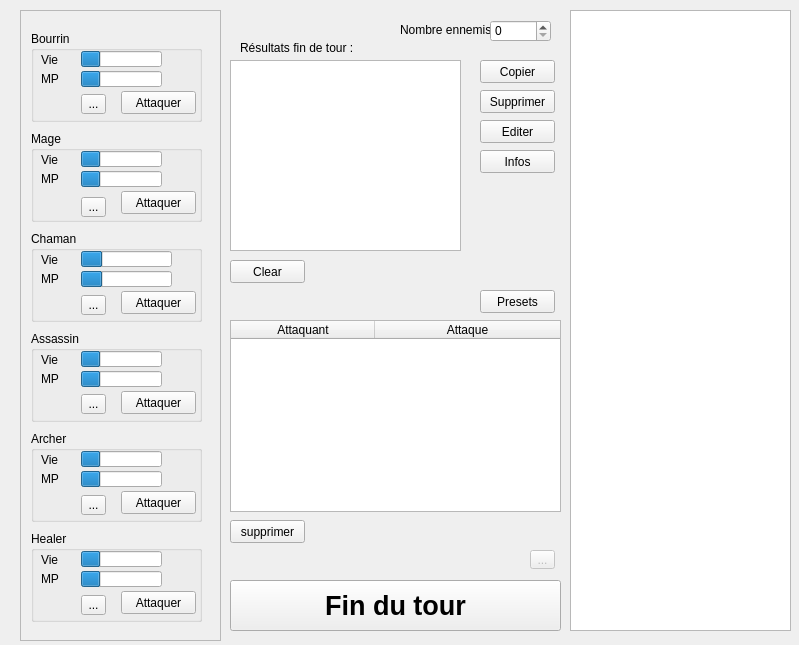
<?xml version="1.0" encoding="UTF-8"?>
<ui version="4.0">
 <class>Combat</class>
 <widget class="QWidget" name="Combat">
  <property name="geometry">
   <rect>
    <x>0</x>
    <y>0</y>
    <width>799</width>
    <height>645</height>
   </rect>
  </property>
  <property name="windowTitle">
   <string>Form</string>
  </property>
  <widget class="QTableWidget" name="ennemyTable">
   <property name="geometry">
    <rect>
     <x>570</x>
     <y>10</y>
     <width>221</width>
     <height>621</height>
    </rect>
   </property>
   <property name="editTriggers">
    <set>QAbstractItemView::NoEditTriggers</set>
   </property>
   <property name="tabKeyNavigation">
    <bool>false</bool>
   </property>
   <property name="showDropIndicator" stdset="0">
    <bool>false</bool>
   </property>
   <property name="dragDropOverwriteMode">
    <bool>false</bool>
   </property>
   <attribute name="horizontalHeaderVisible">
    <bool>false</bool>
   </attribute>
   <attribute name="horizontalHeaderCascadingSectionResizes">
    <bool>true</bool>
   </attribute>
   <attribute name="horizontalHeaderDefaultSectionSize">
    <number>100</number>
   </attribute>
   <attribute name="horizontalHeaderStretchLastSection">
    <bool>true</bool>
   </attribute>
   <attribute name="verticalHeaderVisible">
    <bool>false</bool>
   </attribute>
   <column>
    <property name="text">
     <string>test</string>
    </property>
   </column>
  </widget>
  <widget class="QLabel" name="label">
   <property name="geometry">
    <rect>
     <x>400</x>
     <y>20</y>
     <width>91</width>
     <height>20</height>
    </rect>
   </property>
   <property name="text">
    <string>Nombre ennemis :</string>
   </property>
  </widget>
  <widget class="QSpinBox" name="ennemyCount">
   <property name="geometry">
    <rect>
     <x>490</x>
     <y>20</y>
     <width>61</width>
     <height>22</height>
    </rect>
   </property>
   <property name="maximum">
    <number>100</number>
   </property>
   <property name="singleStep">
    <number>1</number>
   </property>
   <property name="value">
    <number>0</number>
   </property>
  </widget>
  <widget class="QScrollArea" name="ScrollPersos">
   <property name="geometry">
    <rect>
     <x>20</x>
     <y>10</y>
     <width>201</width>
     <height>631</height>
    </rect>
   </property>
   <property name="widgetResizable">
    <bool>true</bool>
   </property>
   <widget class="QWidget" name="persoBox">
    <property name="geometry">
     <rect>
      <x>0</x>
      <y>0</y>
      <width>199</width>
      <height>629</height>
     </rect>
    </property>
    <widget class="QGroupBox" name="bourrinBox">
     <property name="geometry">
      <rect>
       <x>10</x>
       <y>20</y>
       <width>171</width>
       <height>91</height>
      </rect>
     </property>
     <property name="title">
      <string>Bourrin</string>
     </property>
     <widget class="QProgressBar" name="lifeBourrin">
      <property name="geometry">
       <rect>
        <x>50</x>
        <y>20</y>
        <width>81</width>
        <height>16</height>
       </rect>
      </property>
      <property name="value">
       <number>24</number>
      </property>
      <property name="textVisible">
       <bool>false</bool>
      </property>
     </widget>
     <widget class="QLabel" name="label_2">
      <property name="geometry">
       <rect>
        <x>10</x>
        <y>22</y>
        <width>47</width>
        <height>13</height>
       </rect>
      </property>
      <property name="text">
       <string>Vie</string>
      </property>
     </widget>
     <widget class="QProgressBar" name="mpBourrin">
      <property name="geometry">
       <rect>
        <x>50</x>
        <y>40</y>
        <width>81</width>
        <height>16</height>
       </rect>
      </property>
      <property name="value">
       <number>24</number>
      </property>
      <property name="textVisible">
       <bool>false</bool>
      </property>
     </widget>
     <widget class="QPushButton" name="bourrinAttaque">
      <property name="geometry">
       <rect>
        <x>90</x>
        <y>60</y>
        <width>75</width>
        <height>23</height>
       </rect>
      </property>
      <property name="text">
       <string>Attaquer</string>
      </property>
     </widget>
     <widget class="QLabel" name="label_3">
      <property name="geometry">
       <rect>
        <x>10</x>
        <y>41</y>
        <width>47</width>
        <height>13</height>
       </rect>
      </property>
      <property name="text">
       <string>MP</string>
      </property>
     </widget>
     <widget class="QLabel" name="warningBourrin">
      <property name="enabled">
       <bool>false</bool>
      </property>
      <property name="geometry">
       <rect>
        <x>10</x>
        <y>60</y>
        <width>47</width>
        <height>31</height>
       </rect>
      </property>
      <property name="text">
       <string/>
      </property>
      <property name="pixmap">
       <pixmap>../code/dossier sauvegarde/save/warning.png</pixmap>
      </property>
     </widget>
     <widget class="QToolButton" name="bourrinInfos">
      <property name="geometry">
       <rect>
        <x>50</x>
        <y>63</y>
        <width>25</width>
        <height>20</height>
       </rect>
      </property>
      <property name="text">
       <string>...</string>
      </property>
     </widget>
    </widget>
    <widget class="QGroupBox" name="mageBox">
     <property name="geometry">
      <rect>
       <x>10</x>
       <y>120</y>
       <width>171</width>
       <height>91</height>
      </rect>
     </property>
     <property name="title">
      <string>Mage</string>
     </property>
     <widget class="QProgressBar" name="lifeMage">
      <property name="geometry">
       <rect>
        <x>50</x>
        <y>20</y>
        <width>81</width>
        <height>16</height>
       </rect>
      </property>
      <property name="value">
       <number>24</number>
      </property>
      <property name="textVisible">
       <bool>false</bool>
      </property>
     </widget>
     <widget class="QLabel" name="label_4">
      <property name="geometry">
       <rect>
        <x>10</x>
        <y>22</y>
        <width>47</width>
        <height>13</height>
       </rect>
      </property>
      <property name="text">
       <string>Vie</string>
      </property>
     </widget>
     <widget class="QProgressBar" name="mpMage">
      <property name="geometry">
       <rect>
        <x>50</x>
        <y>40</y>
        <width>81</width>
        <height>16</height>
       </rect>
      </property>
      <property name="value">
       <number>24</number>
      </property>
      <property name="textVisible">
       <bool>false</bool>
      </property>
     </widget>
     <widget class="QPushButton" name="mageAttaque">
      <property name="geometry">
       <rect>
        <x>90</x>
        <y>60</y>
        <width>75</width>
        <height>23</height>
       </rect>
      </property>
      <property name="text">
       <string>Attaquer</string>
      </property>
     </widget>
     <widget class="QLabel" name="label_5">
      <property name="geometry">
       <rect>
        <x>10</x>
        <y>41</y>
        <width>47</width>
        <height>13</height>
       </rect>
      </property>
      <property name="text">
       <string>MP</string>
      </property>
     </widget>
     <widget class="QLabel" name="warningMage">
      <property name="enabled">
       <bool>false</bool>
      </property>
      <property name="geometry">
       <rect>
        <x>10</x>
        <y>60</y>
        <width>47</width>
        <height>30</height>
       </rect>
      </property>
      <property name="text">
       <string/>
      </property>
      <property name="pixmap">
       <pixmap>../code/dossier sauvegarde/save/warning.png</pixmap>
      </property>
     </widget>
     <widget class="QToolButton" name="mageInfos">
      <property name="geometry">
       <rect>
        <x>50</x>
        <y>66</y>
        <width>25</width>
        <height>20</height>
       </rect>
      </property>
      <property name="text">
       <string>...</string>
      </property>
     </widget>
    </widget>
    <widget class="QGroupBox" name="chamanBox">
     <property name="geometry">
      <rect>
       <x>10</x>
       <y>220</y>
       <width>171</width>
       <height>91</height>
      </rect>
     </property>
     <property name="title">
      <string>Chaman</string>
     </property>
     <widget class="QProgressBar" name="lifeChaman">
      <property name="geometry">
       <rect>
        <x>50</x>
        <y>20</y>
        <width>91</width>
        <height>16</height>
       </rect>
      </property>
      <property name="value">
       <number>24</number>
      </property>
      <property name="textVisible">
       <bool>false</bool>
      </property>
     </widget>
     <widget class="QLabel" name="label_6">
      <property name="geometry">
       <rect>
        <x>10</x>
        <y>22</y>
        <width>47</width>
        <height>13</height>
       </rect>
      </property>
      <property name="text">
       <string>Vie</string>
      </property>
     </widget>
     <widget class="QProgressBar" name="mpChaman">
      <property name="geometry">
       <rect>
        <x>50</x>
        <y>40</y>
        <width>91</width>
        <height>16</height>
       </rect>
      </property>
      <property name="value">
       <number>24</number>
      </property>
      <property name="textVisible">
       <bool>false</bool>
      </property>
     </widget>
     <widget class="QPushButton" name="chamanAttaque">
      <property name="geometry">
       <rect>
        <x>90</x>
        <y>60</y>
        <width>75</width>
        <height>23</height>
       </rect>
      </property>
      <property name="text">
       <string>Attaquer</string>
      </property>
     </widget>
     <widget class="QLabel" name="label_7">
      <property name="geometry">
       <rect>
        <x>10</x>
        <y>41</y>
        <width>47</width>
        <height>13</height>
       </rect>
      </property>
      <property name="text">
       <string>MP</string>
      </property>
     </widget>
     <widget class="QLabel" name="warningChaman">
      <property name="enabled">
       <bool>false</bool>
      </property>
      <property name="geometry">
       <rect>
        <x>10</x>
        <y>60</y>
        <width>47</width>
        <height>30</height>
       </rect>
      </property>
      <property name="text">
       <string/>
      </property>
      <property name="pixmap">
       <pixmap>../code/dossier sauvegarde/save/warning.png</pixmap>
      </property>
     </widget>
     <widget class="QToolButton" name="chamanInfos">
      <property name="geometry">
       <rect>
        <x>50</x>
        <y>64</y>
        <width>25</width>
        <height>20</height>
       </rect>
      </property>
      <property name="text">
       <string>...</string>
      </property>
     </widget>
    </widget>
    <widget class="QGroupBox" name="assassinBox">
     <property name="geometry">
      <rect>
       <x>10</x>
       <y>320</y>
       <width>171</width>
       <height>91</height>
      </rect>
     </property>
     <property name="title">
      <string>Assassin</string>
     </property>
     <widget class="QProgressBar" name="lifeAssassin">
      <property name="geometry">
       <rect>
        <x>50</x>
        <y>20</y>
        <width>81</width>
        <height>16</height>
       </rect>
      </property>
      <property name="value">
       <number>24</number>
      </property>
      <property name="textVisible">
       <bool>false</bool>
      </property>
     </widget>
     <widget class="QLabel" name="label_10">
      <property name="geometry">
       <rect>
        <x>10</x>
        <y>22</y>
        <width>47</width>
        <height>13</height>
       </rect>
      </property>
      <property name="text">
       <string>Vie</string>
      </property>
     </widget>
     <widget class="QProgressBar" name="mpAssassin">
      <property name="geometry">
       <rect>
        <x>50</x>
        <y>40</y>
        <width>81</width>
        <height>16</height>
       </rect>
      </property>
      <property name="value">
       <number>24</number>
      </property>
      <property name="textVisible">
       <bool>false</bool>
      </property>
     </widget>
     <widget class="QPushButton" name="assassinAttaque">
      <property name="geometry">
       <rect>
        <x>90</x>
        <y>60</y>
        <width>75</width>
        <height>23</height>
       </rect>
      </property>
      <property name="text">
       <string>Attaquer</string>
      </property>
     </widget>
     <widget class="QLabel" name="label_11">
      <property name="geometry">
       <rect>
        <x>10</x>
        <y>41</y>
        <width>47</width>
        <height>13</height>
       </rect>
      </property>
      <property name="text">
       <string>MP</string>
      </property>
     </widget>
     <widget class="QLabel" name="warningAssassin">
      <property name="enabled">
       <bool>false</bool>
      </property>
      <property name="geometry">
       <rect>
        <x>10</x>
        <y>60</y>
        <width>47</width>
        <height>30</height>
       </rect>
      </property>
      <property name="text">
       <string/>
      </property>
      <property name="pixmap">
       <pixmap>../code/dossier sauvegarde/save/warning.png</pixmap>
      </property>
     </widget>
     <widget class="QToolButton" name="assassinInfos">
      <property name="geometry">
       <rect>
        <x>50</x>
        <y>63</y>
        <width>25</width>
        <height>20</height>
       </rect>
      </property>
      <property name="text">
       <string>...</string>
      </property>
     </widget>
    </widget>
    <widget class="QGroupBox" name="archerBox">
     <property name="geometry">
      <rect>
       <x>10</x>
       <y>420</y>
       <width>171</width>
       <height>91</height>
      </rect>
     </property>
     <property name="title">
      <string>Archer</string>
     </property>
     <widget class="QProgressBar" name="lifeArcher">
      <property name="geometry">
       <rect>
        <x>50</x>
        <y>20</y>
        <width>81</width>
        <height>16</height>
       </rect>
      </property>
      <property name="value">
       <number>24</number>
      </property>
      <property name="textVisible">
       <bool>false</bool>
      </property>
     </widget>
     <widget class="QLabel" name="label_14">
      <property name="geometry">
       <rect>
        <x>10</x>
        <y>22</y>
        <width>47</width>
        <height>13</height>
       </rect>
      </property>
      <property name="text">
       <string>Vie</string>
      </property>
     </widget>
     <widget class="QProgressBar" name="mpAssassin_3">
      <property name="geometry">
       <rect>
        <x>50</x>
        <y>40</y>
        <width>81</width>
        <height>16</height>
       </rect>
      </property>
      <property name="value">
       <number>24</number>
      </property>
      <property name="textVisible">
       <bool>false</bool>
      </property>
     </widget>
     <widget class="QPushButton" name="archerAttaque">
      <property name="geometry">
       <rect>
        <x>90</x>
        <y>60</y>
        <width>75</width>
        <height>23</height>
       </rect>
      </property>
      <property name="text">
       <string>Attaquer</string>
      </property>
     </widget>
     <widget class="QLabel" name="label_15">
      <property name="geometry">
       <rect>
        <x>10</x>
        <y>41</y>
        <width>47</width>
        <height>13</height>
       </rect>
      </property>
      <property name="text">
       <string>MP</string>
      </property>
     </widget>
     <widget class="QLabel" name="warningArcher">
      <property name="enabled">
       <bool>false</bool>
      </property>
      <property name="geometry">
       <rect>
        <x>10</x>
        <y>60</y>
        <width>47</width>
        <height>30</height>
       </rect>
      </property>
      <property name="text">
       <string/>
      </property>
      <property name="pixmap">
       <pixmap>../code/dossier sauvegarde/save/warning.png</pixmap>
      </property>
     </widget>
     <widget class="QToolButton" name="ArcherInfos">
      <property name="geometry">
       <rect>
        <x>50</x>
        <y>64</y>
        <width>25</width>
        <height>20</height>
       </rect>
      </property>
      <property name="text">
       <string>...</string>
      </property>
     </widget>
    </widget>
    <widget class="QGroupBox" name="healerBox">
     <property name="geometry">
      <rect>
       <x>10</x>
       <y>520</y>
       <width>171</width>
       <height>91</height>
      </rect>
     </property>
     <property name="title">
      <string>Healer</string>
     </property>
     <widget class="QProgressBar" name="lifeHealer">
      <property name="geometry">
       <rect>
        <x>50</x>
        <y>20</y>
        <width>81</width>
        <height>16</height>
       </rect>
      </property>
      <property name="value">
       <number>24</number>
      </property>
      <property name="textVisible">
       <bool>false</bool>
      </property>
     </widget>
     <widget class="QLabel" name="label_20">
      <property name="geometry">
       <rect>
        <x>10</x>
        <y>22</y>
        <width>47</width>
        <height>13</height>
       </rect>
      </property>
      <property name="text">
       <string>Vie</string>
      </property>
     </widget>
     <widget class="QProgressBar" name="mpHealer">
      <property name="geometry">
       <rect>
        <x>50</x>
        <y>40</y>
        <width>81</width>
        <height>16</height>
       </rect>
      </property>
      <property name="value">
       <number>24</number>
      </property>
      <property name="textVisible">
       <bool>false</bool>
      </property>
     </widget>
     <widget class="QPushButton" name="healerAttaque">
      <property name="geometry">
       <rect>
        <x>90</x>
        <y>60</y>
        <width>75</width>
        <height>23</height>
       </rect>
      </property>
      <property name="text">
       <string>Attaquer</string>
      </property>
     </widget>
     <widget class="QLabel" name="label_21">
      <property name="geometry">
       <rect>
        <x>10</x>
        <y>41</y>
        <width>47</width>
        <height>13</height>
       </rect>
      </property>
      <property name="text">
       <string>MP</string>
      </property>
     </widget>
     <widget class="QLabel" name="warningHealer">
      <property name="enabled">
       <bool>false</bool>
      </property>
      <property name="geometry">
       <rect>
        <x>10</x>
        <y>60</y>
        <width>47</width>
        <height>30</height>
       </rect>
      </property>
      <property name="text">
       <string/>
      </property>
      <property name="pixmap">
       <pixmap>../code/dossier sauvegarde/save/warning.png</pixmap>
      </property>
     </widget>
     <widget class="QToolButton" name="healerInfos">
      <property name="geometry">
       <rect>
        <x>50</x>
        <y>64</y>
        <width>25</width>
        <height>20</height>
       </rect>
      </property>
      <property name="text">
       <string>...</string>
      </property>
     </widget>
    </widget>
   </widget>
  </widget>
  <widget class="QPushButton" name="copieButton">
   <property name="geometry">
    <rect>
     <x>480</x>
     <y>60</y>
     <width>75</width>
     <height>23</height>
    </rect>
   </property>
   <property name="text">
    <string>Copier</string>
   </property>
  </widget>
  <widget class="QPushButton" name="deleteButton">
   <property name="geometry">
    <rect>
     <x>480</x>
     <y>90</y>
     <width>75</width>
     <height>23</height>
    </rect>
   </property>
   <property name="text">
    <string>Supprimer</string>
   </property>
  </widget>
  <widget class="QPushButton" name="pushButton">
   <property name="geometry">
    <rect>
     <x>230</x>
     <y>580</y>
     <width>331</width>
     <height>51</height>
    </rect>
   </property>
   <property name="font">
    <font>
     <pointsize>20</pointsize>
     <weight>75</weight>
     <bold>true</bold>
    </font>
   </property>
   <property name="text">
    <string>Fin du tour</string>
   </property>
  </widget>
  <widget class="QTableWidget" name="attaquesTableWidget">
   <property name="geometry">
    <rect>
     <x>230</x>
     <y>320</y>
     <width>331</width>
     <height>192</height>
    </rect>
   </property>
   <attribute name="horizontalHeaderCascadingSectionResizes">
    <bool>false</bool>
   </attribute>
   <attribute name="horizontalHeaderDefaultSectionSize">
    <number>144</number>
   </attribute>
   <attribute name="horizontalHeaderShowSortIndicator" stdset="0">
    <bool>false</bool>
   </attribute>
   <attribute name="horizontalHeaderStretchLastSection">
    <bool>true</bool>
   </attribute>
   <attribute name="verticalHeaderVisible">
    <bool>false</bool>
   </attribute>
   <column>
    <property name="text">
     <string>Attaquant</string>
    </property>
   </column>
   <column>
    <property name="text">
     <string>Attaque</string>
    </property>
   </column>
  </widget>
  <widget class="QPushButton" name="eraseAttaqueButton">
   <property name="geometry">
    <rect>
     <x>230</x>
     <y>520</y>
     <width>75</width>
     <height>23</height>
    </rect>
   </property>
   <property name="text">
    <string>supprimer</string>
   </property>
  </widget>
  <widget class="QPushButton" name="PresetsButton">
   <property name="geometry">
    <rect>
     <x>480</x>
     <y>290</y>
     <width>75</width>
     <height>23</height>
    </rect>
   </property>
   <property name="text">
    <string>Presets</string>
   </property>
  </widget>
  <widget class="QPushButton" name="editButton">
   <property name="geometry">
    <rect>
     <x>480</x>
     <y>120</y>
     <width>75</width>
     <height>23</height>
    </rect>
   </property>
   <property name="text">
    <string>Editer</string>
   </property>
  </widget>
  <widget class="QPushButton" name="infos">
   <property name="geometry">
    <rect>
     <x>480</x>
     <y>150</y>
     <width>75</width>
     <height>23</height>
    </rect>
   </property>
   <property name="text">
    <string>Infos</string>
   </property>
  </widget>
  <widget class="QToolButton" name="toolButton">
   <property name="enabled">
    <bool>false</bool>
   </property>
   <property name="geometry">
    <rect>
     <x>530</x>
     <y>550</y>
     <width>25</width>
     <height>19</height>
    </rect>
   </property>
   <property name="text">
    <string>...</string>
   </property>
  </widget>
  <widget class="QTextEdit" name="endTurnTextEdit">
   <property name="geometry">
    <rect>
     <x>230</x>
     <y>60</y>
     <width>231</width>
     <height>191</height>
    </rect>
   </property>
   <property name="documentTitle">
    <string/>
   </property>
   <property name="undoRedoEnabled">
    <bool>false</bool>
   </property>
   <property name="readOnly">
    <bool>true</bool>
   </property>
  </widget>
  <widget class="QLabel" name="endTurnLabel">
   <property name="geometry">
    <rect>
     <x>240</x>
     <y>40</y>
     <width>131</width>
     <height>16</height>
    </rect>
   </property>
   <property name="text">
    <string>Résultats fin de tour :</string>
   </property>
  </widget>
  <widget class="QPushButton" name="clearButton">
   <property name="geometry">
    <rect>
     <x>230</x>
     <y>260</y>
     <width>75</width>
     <height>23</height>
    </rect>
   </property>
   <property name="text">
    <string>Clear</string>
   </property>
  </widget>
 </widget>
 <resources/>
 <connections/>
</ui>
